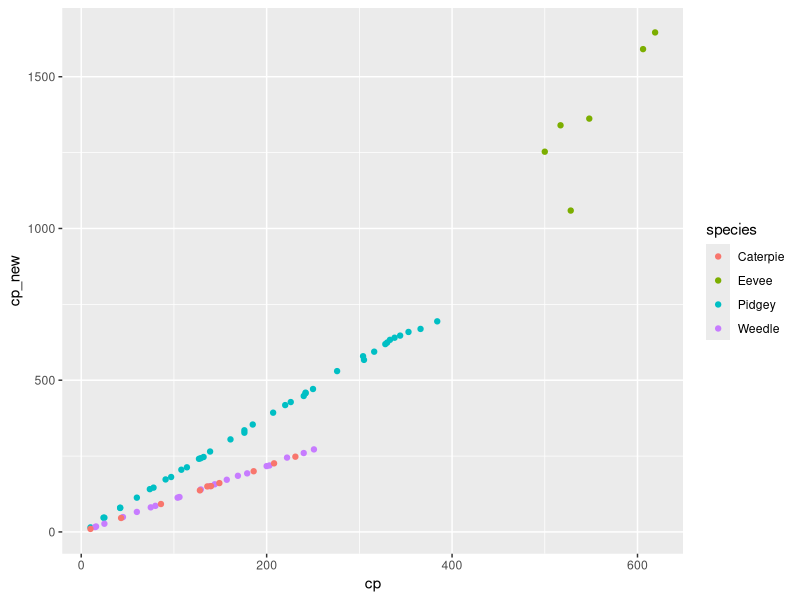
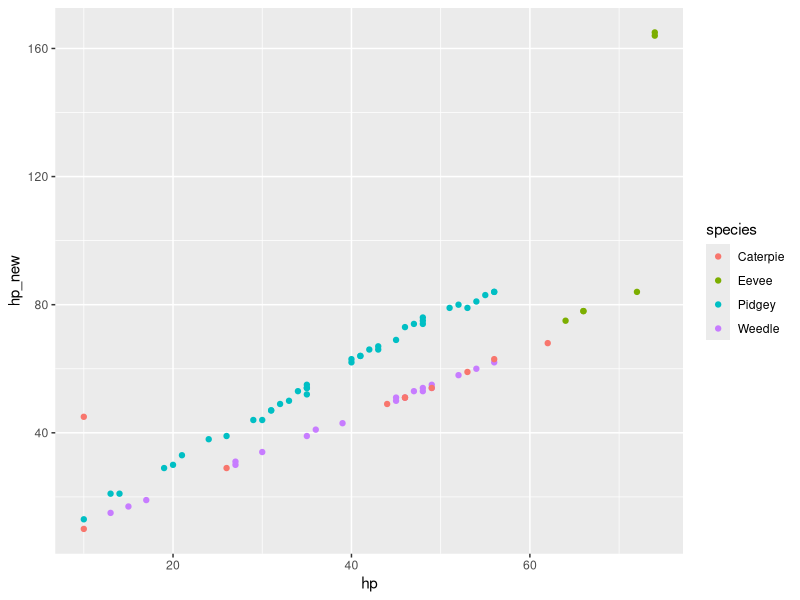

These figures' R source, in order:
## ---- chunk 1
library(dplyr)
library(ggplot2)

pokemon <- read.csv("pokemon.csv")
## ---- chunk 2
qplot(cp, cp_new, data = pokemon, color = species)

model_cp <- lm(cp_new ~ cp * hp + power_up_stardust, data = pokemon)
summary(model_cp)
## ---- chunk 3
qplot(hp, hp_new, data = pokemon, color = species)

model_hp <- lm(hp_new ~ hp + cp * weight * height, data = pokemon)
summary(model_hp)
